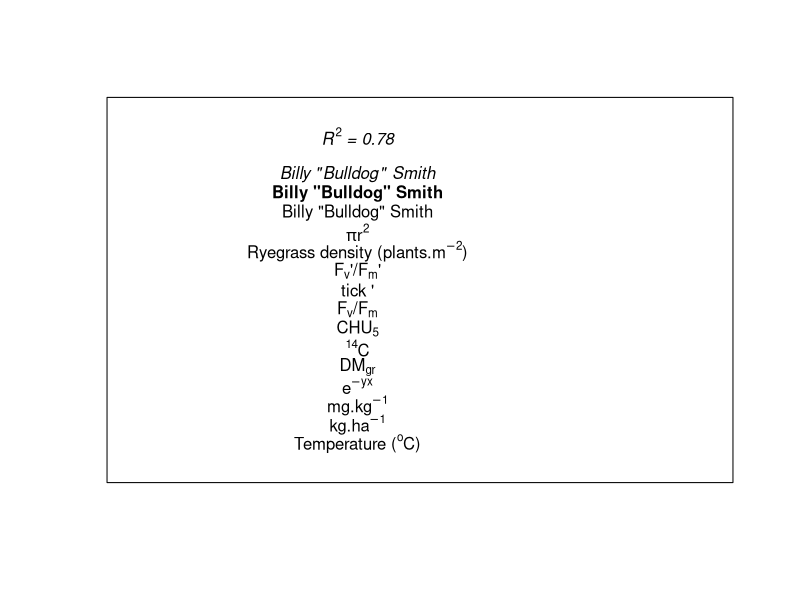
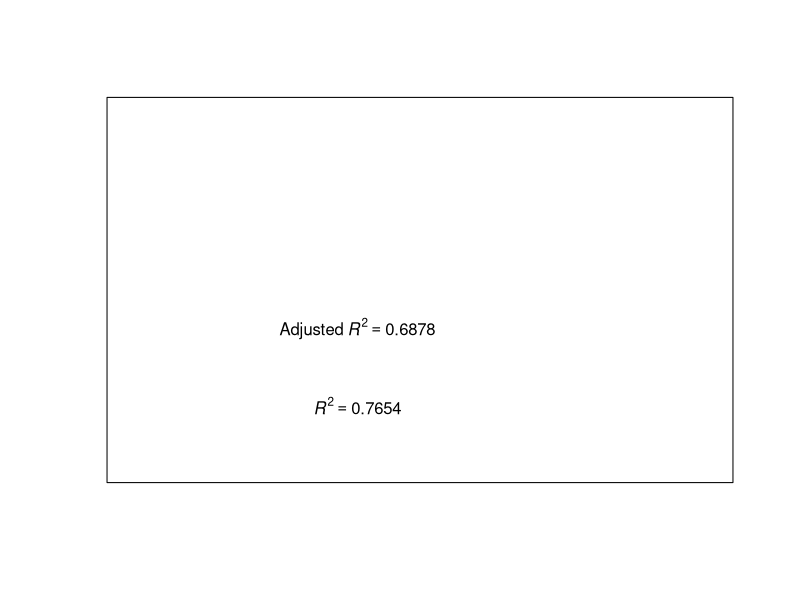
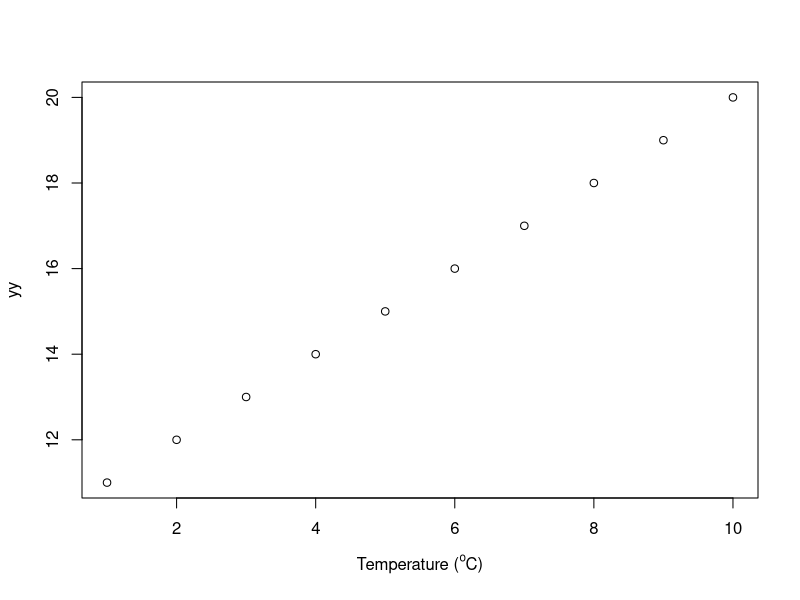

The R source for these figures, in order: (Note: this script raises an error after producing the figures.)
# R course at CSU, April 2019
# David Luckett, djluckett@gmail.com, 0408 750 703

# Fancy text and symbols for plotting

#----- plotmath examples -----

help(plotmath)

# Common ones used in titles or axis labels of graphs
# Superscripts and subscripts can appear crowded when rendered
# unless extra space is inserted

tempdegC <- c(expression(paste( "Temperature ("^{o},"C)" )))
kgperha <-  c(expression(paste( "kg.ha"^{-1 })))
mgperkg <-  c(expression(paste( "mg.kg"^{-1 })))
eminusyx <- c(expression(paste( "e"^{-yx} )))
dmgr <-     c(expression(paste( "DM"[{gr}] )))
c14 <-      c(expression(paste( ""^{14},"C" )))  # Dummy leading empty character string
chu5 <-     c(expression(paste( "CHU"[{5}] )))
fvfm <-     c(expression(paste( "F"[v],"/F"[m])))
fvfmtick <- c(expression(paste( "F"[v],'\'',"/F"[m],'\'')))
my.y.lab <- c(expression(paste( "Ryegrass density (plants.m"^{-2 },")" )))
pirsq <-    c(expression(paste( pi,"r"^{2})))
rsqeq <-    c(expression(italic(paste( "R"^{2}," = 0.78"))))


# Single quote mark, in ASCII=39, in hex=27
# In Windows use: Start>Programs>Accessories>SystemTools>CharacterMap to find
# unicode for a character.

# ?Quotes: Single quotes need to be escaped by backslash in single-quoted strings,
# and double quotes in double-quoted strings.
tick <-     c(expression(paste("tick ",'\'')))
nickname <- c(expression(paste("Billy ","\"","Bulldog","\""," Smith")))

bnn <-      c(expression(bold(paste("Billy ","\"","Bulldog","\""," Smith"))))
inn <-      c(expression(italic(paste("Billy ","\"","Bulldog","\""," Smith"))))

plot.new()
rect(0,0,1,1)
text(x=0.4, y=0.10, tempdegC)
text(x=0.4, y=0.15, kgperha)
text(x=0.4, y=0.20, mgperkg)
text(x=0.4, y=0.25, eminusyx)
text(x=0.4, y=0.30, dmgr)
text(x=0.4, y=0.35, c14)
text(x=0.4, y=0.40, chu5)
text(x=0.4, y=0.45, fvfm)
text(x=0.4, y=0.50, tick)
text(x=0.4, y=0.55, fvfmtick)
text(x=0.4, y=0.60, my.y.lab)
text(x=0.4, y=0.65, pirsq)
text(x=0.4, y=0.70, nickname)
text(x=0.4, y=0.75, bnn)
text(x=0.4, y=0.80, inn)
text(x=0.4, y=0.90, rsqeq)

# How to substitute a calculated value as an object into a plotmath string
myval <- 0.7654
myval2 <- 0.6878
new1 <- bquote(italic(R^2 == .(myval)))
new2 <- bquote(Adjusted~italic(R^2) == .(myval2))

plot.new()
rect(0,0,1,1)
text(x=0.4, y=0.20, new1)
text(x=0.4, y=0.40, new2)

#------------------------------------------------------------
# Do fancy text strings work as axis labels in all plotting packages?
# YES!

# Make-up some dummy data
xx <- c(1:10)
yy <- c(11:20)

(new.df <- data.frame(xx,yy))

plot(xx, yy, xlab=tempdegC)   # base graphics

ggplot(data=new.df, aes(xx, yy)) +  # ggplot2 graphics
       geom_point() +
       scale_x_continuous(tempdegC)

library(lattice)
xyplot(yy~xx, xlab=tempdegC)  # lattice graphics

#----- Task -----
# TASK: Create a plotmath string showing "tonnes per metre squared" using correct
# scientific journal format.
# Use that string to label an axis in a graph.


#----- Extension task -----
# Create a plotmath string that shows the volume of a sphere.
# Output that string as the title in a ggplot graph.


# Ends.

